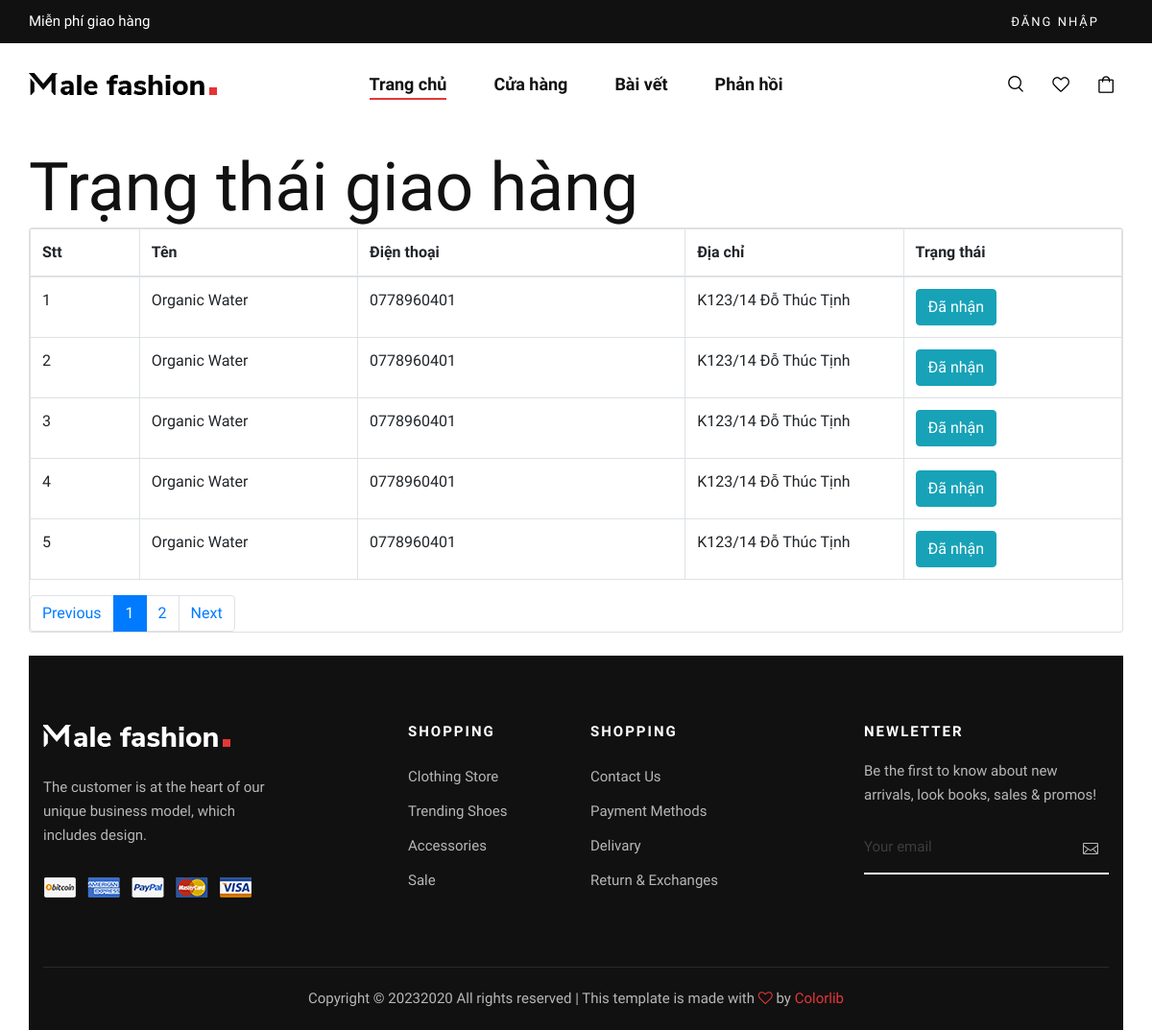
/tt.php, run on the app's committed database.
### tables this page shows
CREATE TABLE `transaction` (
  `id` int(11) NOT NULL,
  `amount` int(11) DEFAULT NULL,
  `users_id` int(11) DEFAULT NULL,
  `name` varchar(100) DEFAULT NULL,
  `email` varchar(255) DEFAULT NULL,
  `phone` varchar(50) DEFAULT NULL,
  `address` varchar(100) DEFAULT NULL,
  `status` tinyint(4) DEFAULT 0,
  `payment_method` int(10) NOT NULL,
  `created_at` timestamp NULL DEFAULT current_timestamp(),
  `updated_at` timestamp NULL DEFAULT current_timestamp() ON UPDATE current_timestamp()
);

CREATE TABLE `users` (
  `id` int(11) NOT NULL,
  `name` varchar(100) DEFAULT NULL,
  `email` varchar(100) DEFAULT NULL,
  `phone` char(15) DEFAULT NULL,
  `address` varchar(100) DEFAULT NULL,
  `password` varchar(50) DEFAULT NULL,
  `avatar` varchar(100) DEFAULT NULL,
  `status` tinyint(4) DEFAULT 1,
  `created_at` timestamp NULL DEFAULT current_timestamp(),
  `update_at` timestamp NULL DEFAULT current_timestamp()
);

### libraries/Database.php (called while the page is built, shortened)
<?php
class Database
{
    public $link;
    public function __construct()
    {
        $this->link = mysqli_connect("localhost", "root", "", "webfast") or die();
        mysqli_set_charset($this->link, "utf8");
    }
    public function countTable($table)
    {
        $sql = "SELECT id FROM  {$table}";
        $result = mysqli_query($this->link, $sql) or die("Lỗi Truy Vấn countTable----" . mysqli_error($this->link));
        $num = mysqli_num_rows($result);
        return $num;
    }
    public  function fetchJone($table, $sql, $page, $row, $pagi = false)
    {
        $data = [];
        $result = null;
        if ($pagi == true) {
            $total = $this->countTable($table);
            $sotrang = ceil($total / $row);
            $start = ($page - 1) * $row;
            $sql .= " LIMIT $start,$row";
            $data = ["page" => $sotrang];
            $result = mysqli_query($this->link, $sql) or die("Lỗi truy vấn fetchJone ---- " . mysqli_error($this->link));
        } else {
            $result = mysqli_query($this->link, $sql) or die("Lỗi truy vấn fetchJone ---- " . mysqli_error($this->link));
        }
        if ($result) {
            while ($num = mysqli_fetch_assoc($result)) {
                $data[] = $num;
            }
        }
        return $data;
    }
}

### autoload/autoload.php (called while the page is built, shortened)
<?php
require_once __DIR__ . '/../libraries/Database.php';
$db = new Database;

### tt.php (the view, shortened to what this page needs)
<?php
require_once __DIR__ . "/autoload/autoload.php";
if (isset($_GET['page'])) {
    $p = $_GET['page'];
    if ($p == 0) $p = 1;
} else {
    $p = 1;
}
$sql = "SELECT transaction.*, users.name as nameuser, users.phone as phoneuser,users.address as addressuser FROM transaction LEFT JOIN users ON users.id = transaction.users_id ORDER BY ID DESC ";
$transaction = $db->fetchJone("transaction", $sql, $p, 5, true);
if (isset($transaction['page'])) {
    $sotrang = $transaction['page'];
    unset($transaction['page']);
}
?>
<?php require_once __DIR__ . "/layouts/header.php"; ?>
<div id="layoutSidenav_content">
    <main>
        <div class="container-fluid container">
            <h1 class="mt-4">Trạng thái giao hàng
            </h1>
            <div class="card mb-4">
                <table class="table table-bordered dataTable" id="dataTable" width="100%" cellspacing="0" role="grid" aria-describedby="dataTable_info" style="width: 100%;">
                    <thead>
                        <tr role="row">
                            <th class="sorting_asc" tabindex="0" aria-controls="dataTable" rowspan="1" colspan="1" aria-sort="ascending" aria-label="Name: activate to sort column descending" style="width: 10%;">Stt</th>
                            <th class="sorting" tabindex="0" aria-controls="dataTable" rowspan="1" colspan="1" aria-label="Position: activate to sort column ascending" style="width: 20%;">Tên</th>
                            <th class="sorting" tabindex="0" aria-controls="dataTable" rowspan="1" colspan="1" aria-label="Position: activate to sort column ascending" style="width: 30%;">Điện thoại</th>
                            <th class="sorting" tabindex="0" aria-controls="dataTable" rowspan="1" colspan="1" aria-label="Position: activate to sort column ascending" style="width: 20%;">Địa chỉ</th>
                            <th class="sorting" tabindex="0" aria-controls="dataTable" rowspan="1" colspan="1" aria-label="Salary: activate to sort column ascending" style="width: 20%;">Trạng thái</th>
                        </tr>
                    </thead>
                    <tbody>
                        <?php $stt = 1;
                        foreach ($transaction as $item) : ?>
                            <tr role="row" class="odd">
                                <td><?php echo $stt ?></td>
                                <td><?php echo $item['nameuser'] ?></td>
                                <td><?php echo $item['phoneuser'] ?></td>
                                <td><?php echo $item['addressuser'] ?></td>
                                <td> <a href="status.php?id=<?php echo $item['id'] ?>" class="btn btn-xs <?php echo $item['status'] == 0 ? 'btn-danger' : 'btn-info' ?>"><?php echo $item['status'] == 0 ? 'Chưa xử lý ...' : 'Đã nhận' ?></a> </td>
                            </tr>
                        <?php $stt++;
                        endforeach ?>
                    </tbody>
                </table>
                <nav aria-label="Page navigation">
                    <ul class="pagination pullright">
                        <li class="page-item"><a class="page-link" href="?page=<?php echo --$p ?>">Previous</a></li>
                        <?php for ($i = 1; $i <= $sotrang; $i++) : ?>
                            <?php
                            if (isset($_GET['page'])) {
                                $p = $_GET['page'];
                                if ($p == 0) $p = 1;
                            } else {
                                $p = 1;
                            }
                            ?>
                            <li class="page-item <?php echo ($i == $p) ? 'active' : '' ?>">
                                <a class="page-link" href="?page= <?php echo $i; ?>"><?php echo $i; ?></a>
                            </li>
                        <?php endfor; ?>
                        <li class="page-item"><a class="page-link" href="?page=<?php echo ++$p ?>">Next</a></li>
                    </ul>
                </nav>
            </div>
            <?php require_once __DIR__ . "/layouts/footer.php"; ?>

### public/frontend/css/style.css (style rules this page uses)
html, body { height: 100%; font-family: "Nunito Sans", sans-serif; -webkit-font-smoothing: antialiased; scroll-behavior: smooth; }
h1, h2, h3, h4, h5, h6 { margin: 0; color: #111111; font-weight: 400; font-family: "Nunito Sans", sans-serif; }
h1 { font-size: 70px; }
ul, ol { padding: 0; margin: 0; }
@media only screen and (min-width: 1200px) { .container { max-width: 1170px; } }

### data on the page
transaction: users.name "Organic Water", users.phone "0778960401", users.address "K123/14 Đỗ Thúc Tịnh", status "Đã nhận"
transaction: users.name "Organic Water", users.phone "0778960401", users.address "K123/14 Đỗ Thúc Tịnh", status "Đã nhận"
transaction: users.name "Organic Water", users.phone "0778960401", users.address "K123/14 Đỗ Thúc Tịnh", status "Đã nhận"
transaction: users.name "Organic Water", users.phone "0778960401", users.address "K123/14 Đỗ Thúc Tịnh", status "Đã nhận"
transaction: users.name "Organic Water", users.phone "0778960401", users.address "K123/14 Đỗ Thúc Tịnh", status "Đã nhận"
